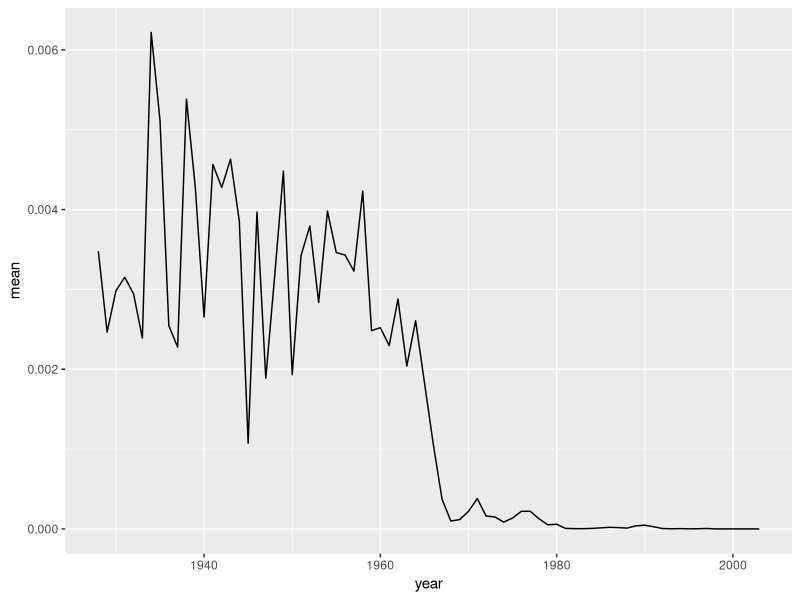
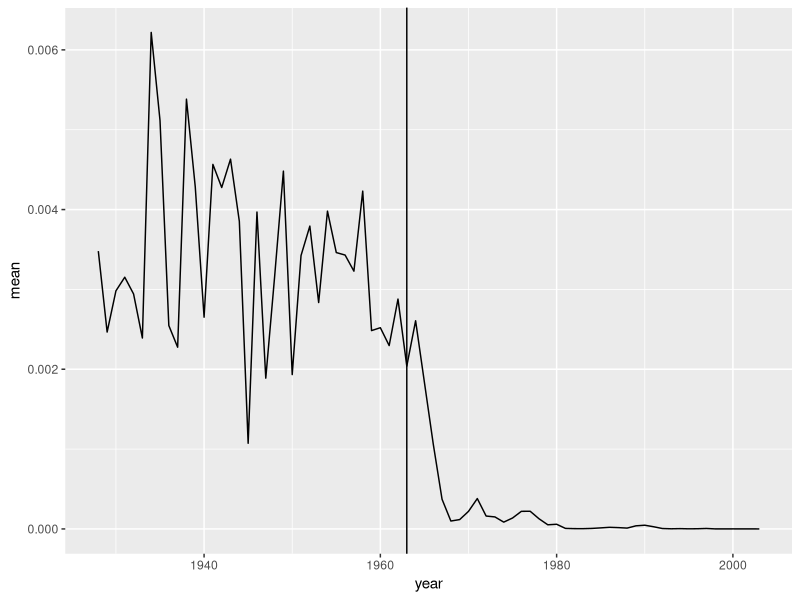
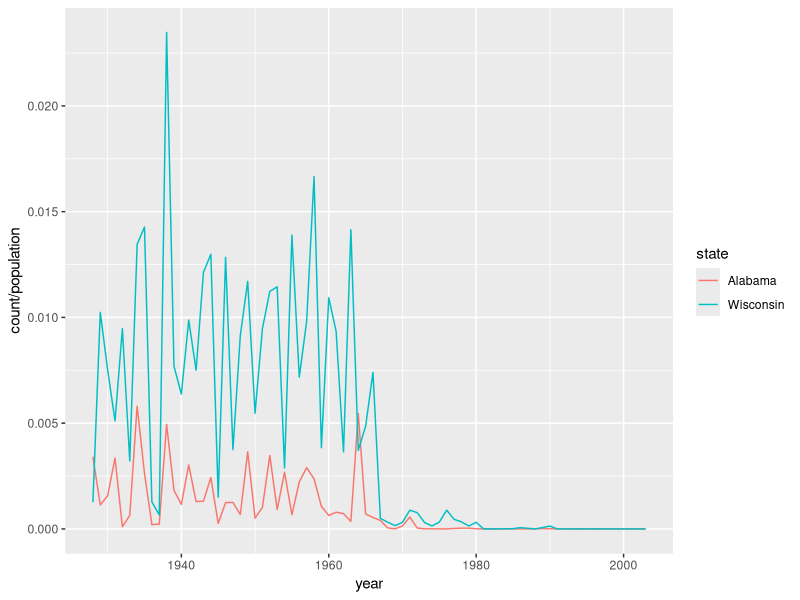
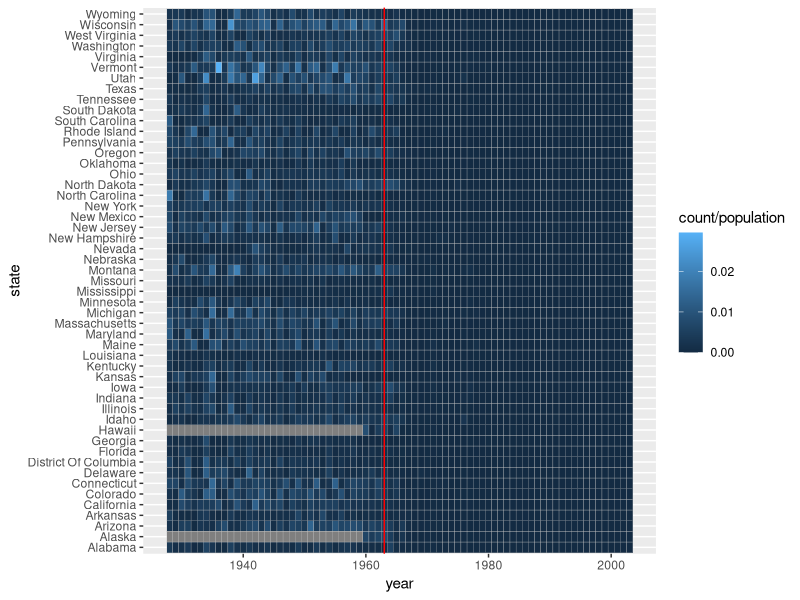

Source code (R) for these figures, in order:
## ---- chunk 1
library(tidyverse)
## ---- chunk 2
measles <- read_csv("measles.csv") 
## ---- chunk 3
filter(measles, state == "Wisconsin", year == 1993)
## ---- chunk 4
measles %>% 
  mutate(rate = count / population) %>% 
  group_by(state) %>% 
  summarize(mean = mean(rate)) %>% 
  arrange(mean)
## ---- chunk 5
measles %>% 
  mutate(rate = count / population) %>% 
  group_by(state) %>% 
  summarize(mean = mean(rate)) %>% 
  arrange(desc(mean))
## ---- chunk 6
yearly_mean_rate <- measles %>% 
  filter(state != "Alaska", state != "Hawaii") %>% 
  mutate(rate = count / population) %>% 
  group_by(year) %>% 
  summarize(mean = mean(rate))
## ---- chunk 7
yearly_mean_rate
## ---- chunk 8
ggplot(data = yearly_mean_rate, 
       aes(x = year, y = mean)) + 
  geom_line()
## ---- chunk 9
ggplot(data = yearly_mean_rate, 
       aes(x = year, y = mean)) + 
  geom_line() + 
  geom_vline(xintercept = 1963)
## ---- chunk 10
ggplot(data = filter(measles, state %in% c("Wisconsin", "Alabama")),
       aes(x = year, y = count / population, color = state)) +
  geom_line()
## ---- chunk 11
ggplot(data = measles, 
       aes(x = year, y = state, fill = count / population)) + 
  geom_tile(color = "grey") +
  geom_vline(xintercept = 1963, color = "red")
